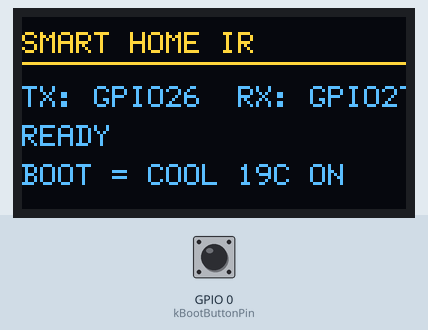
Simulated run of this sketch. Board: ESP8266 (NodeMCU). Parts: 128×64 one-colour display. The inputs (shaded band) are chosen by the test bench; at power-on: GPIO 0 (kBootButtonPin) HIGH. The OLED is the two-colour kind (top 16 rows yellow); what the sketch prints to the serial monitor is not drawn.

Above: at 2.2 s.
2.3 s: GPIO 0 (kBootButtonPin) pulled LOW for 0.15 s
At 2.48 s:
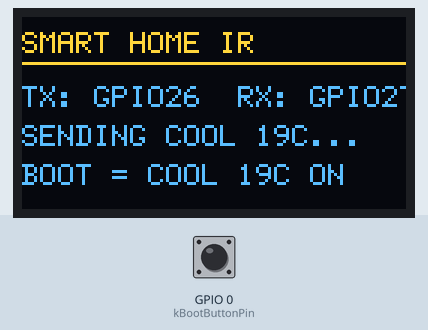
At 3.8 s:
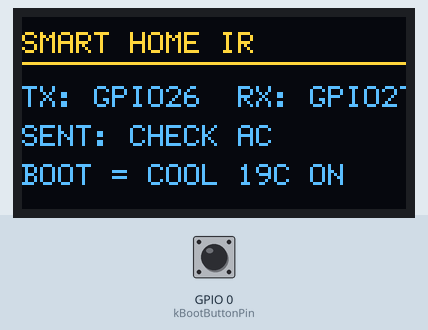
Timing chart, 0 to 5.3 s (numbered marks = the images above; inputs shaded):
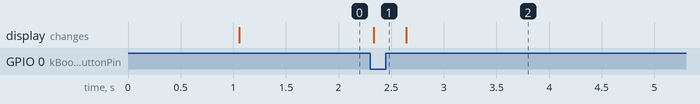

The sketch:

ir_tx_button_test.ino
```cpp
#include <Arduino.h>
#include <Wire.h>

#include <IRremoteESP8266.h>
#include <IRrecv.h>
#include <IRsend.h>
#include <U8g2lib.h>

constexpr uint16_t kIrReceivePin = 27;
constexpr uint16_t kIrTransmitPin = 26;
constexpr uint8_t kI2cSdaPin = 21;
constexpr uint8_t kI2cSclPin = 22;
constexpr uint8_t kBootButtonPin = 0;

// Captured from the original Sharp remote: Power On, Cool, 19C.
const uint8_t kSharpCool19[] = {
    0xAA, 0x5A, 0xCF, 0x10, 0xC4, 0x31, 0x52,
    0x00, 0x08, 0x80, 0x04, 0xE0, 0xB1,
};

IRrecv receiver(kIrReceivePin, 1024, 50, true);
IRsend transmitter(kIrTransmitPin);
decode_results result;
U8G2_SSD1306_128X64_NONAME_F_HW_I2C oled(U8G2_R0, U8X8_PIN_NONE);

bool previousButton = HIGH;
uint32_t transmissions = 0;
uint32_t validCaptures = 0;
uint32_t lastStatus = 0;

void drawScreen(const char* message) {
  oled.clearBuffer();
  oled.setFont(u8g2_font_6x12_tf);
  oled.drawStr(0, 12, "SMART HOME IR");
  oled.drawHLine(0, 15, 128);
  oled.drawStr(0, 30, "TX: GPIO26  RX: GPIO27");
  oled.drawStr(0, 43, message);
  oled.drawStr(0, 56, "BOOT = COOL 19C ON");
  oled.sendBuffer();
}

void sendCool19() {
  drawScreen("SENDING COOL 19C...");
  // Send the exact 104-bit remote frame three times to improve reliability.
  transmitter.sendSharpAc(kSharpCool19, sizeof(kSharpCool19), 2);
  transmissions++;
  Serial.printf("TX_SENT id=%lu state=COOL_19C_ON bytes=%u\n", transmissions,
                sizeof(kSharpCool19));
  delay(250);
  drawScreen("SENT: CHECK AC");
}

void setup() {
  Serial.begin(115200);
  delay(1000);
  pinMode(kBootButtonPin, INPUT_PULLUP);

  Wire.begin(kI2cSdaPin, kI2cSclPin);
  oled.begin();
  drawScreen("READY");

  transmitter.begin();
  receiver.setUnknownThreshold(12);
  receiver.setTolerance(35);
  receiver.enableIRIn();

  Serial.println("IR_TX_BUTTON_TEST_READY");
  Serial.println("Press BOOT once to send: Power On, Cool, 19C.");
}

void loop() {
  const bool buttonNow = digitalRead(kBootButtonPin);
  if (previousButton == HIGH && buttonNow == LOW) sendCool19();
  previousButton = buttonNow;

  if (receiver.decode(&result) && !result.overflow && result.decode_type != UNKNOWN) {
    validCaptures++;
    Serial.printf("IR_VALID id=%lu protocol_id=%u bits=%u\n", validCaptures,
                  static_cast<uint16_t>(result.decode_type), result.bits);
  }

  if (millis() - lastStatus >= 10000) {
    lastStatus = millis();
    Serial.printf("IR_TX_READY sent=%lu received=%lu\n", transmissions,
                  validCaptures);
  }
  delay(10);
}
```

Measured:
- after the input at 2.3 s, the display: changes at once (image 1)
